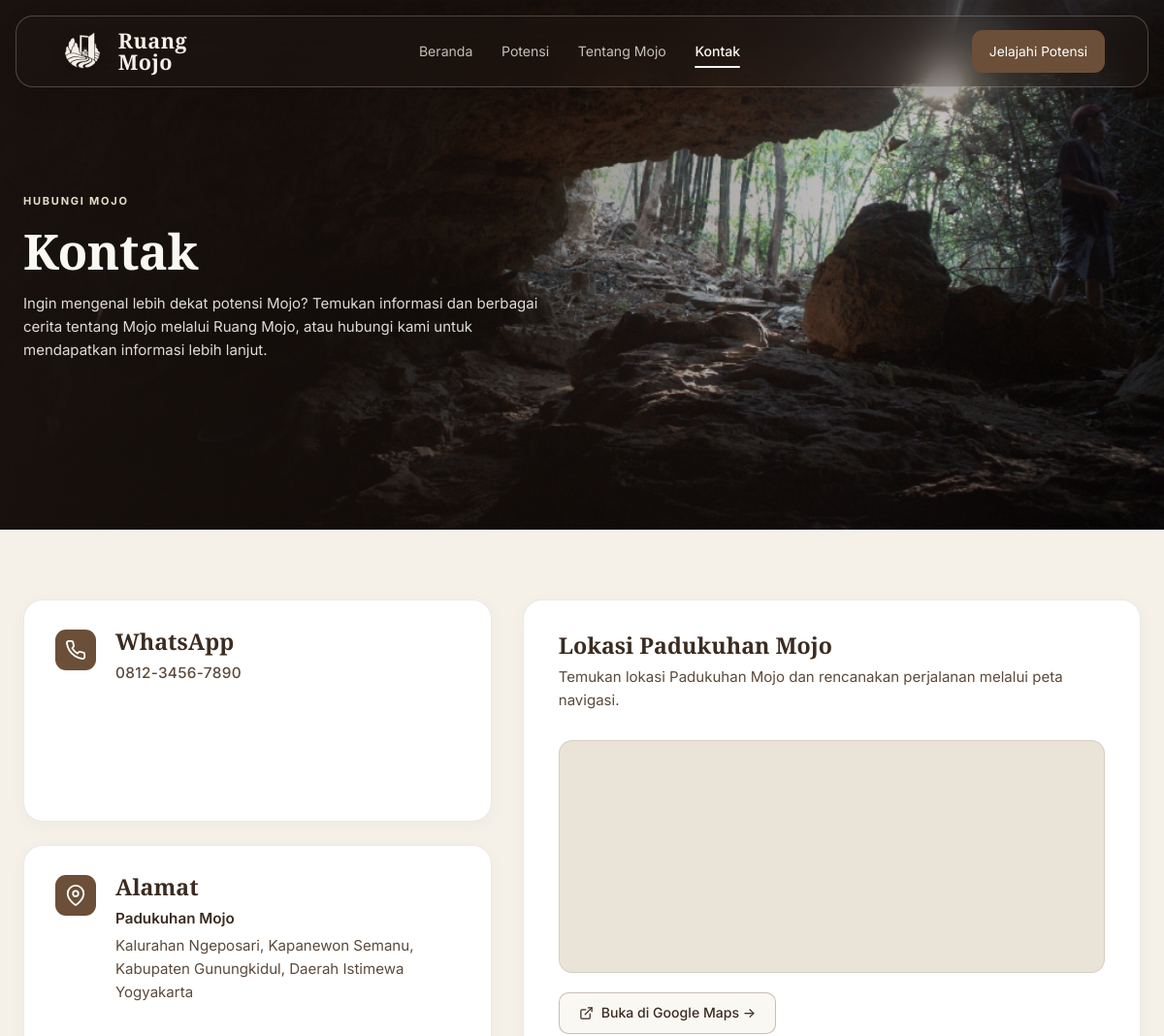
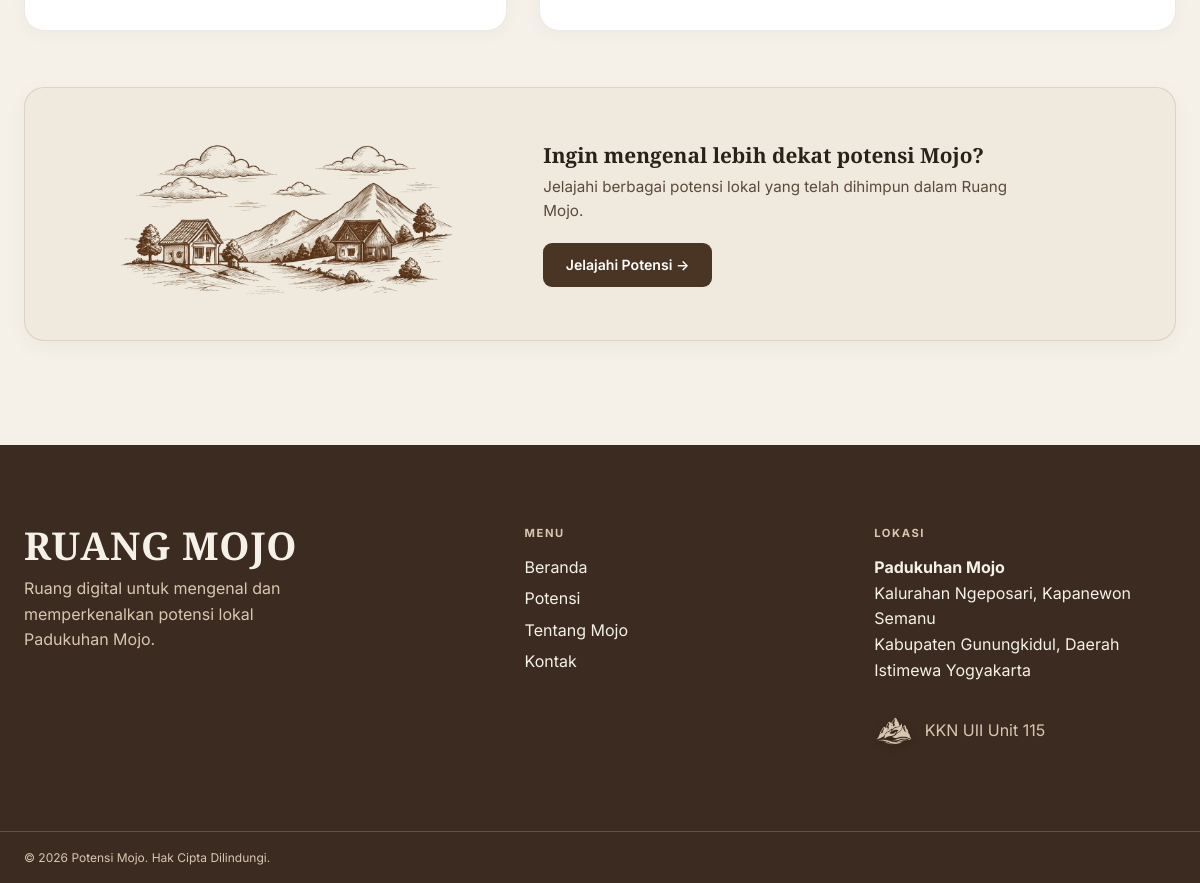
The page /kontak.php on the database its author committed (2 pictures, top to bottom).
### tables this page shows
CREATE TABLE IF NOT EXISTS kontak_info (
    id INT UNSIGNED AUTO_INCREMENT PRIMARY KEY,
    nama_padukuhan VARCHAR(150) NOT NULL DEFAULT 'Padukuhan Mojo',
    alamat TEXT NOT NULL,
    nama_pengelola VARCHAR(150) NULL,
    nomor_whatsapp VARCHAR(50) NULL,
    link_maps VARCHAR(500) NULL,
    deskripsi TEXT NULL,
    updated_at TIMESTAMP DEFAULT CURRENT_TIMESTAMP ON UPDATE CURRENT_TIMESTAMP
);

### includes/functions.php (called while the page is built, shortened)
<?php
function e(?string $value): string
{
    return htmlspecialchars($value ?? '', ENT_QUOTES, 'UTF-8');
}
function get_kontak_info(?PDO $pdo = null): array
{
    $default = [
        'nama_padukuhan' => 'Padukuhan Mojo',
        'alamat' => "Kalurahan Ngeposari, Kapanewon Semanu,\nKabupaten Gunungkidul, Daerah Istimewa Yogyakarta",
        'nama_pengelola' => 'Dukuh Mojo & Pengelola',
        'nomor_whatsapp' => '',
        'link_maps' => 'https://www.google.com/maps/search/?api=1&query=' . rawurlencode('Padukuhan Mojo, Ngeposari, Semanu, Gunungkidul, Yogyakarta'),
        'deskripsi' => 'Ingin mengenal lebih dekat potensi Mojo? Temukan informasi dan berbagai cerita tentang Mojo melalui Ruang Mojo, atau hubungi kami untuk mendapatkan informasi lebih lanjut.',
    ];
    try {
        $stmt = $pdo->query('SELECT * FROM kontak_info WHERE id = 1 LIMIT 1');
        $row = $stmt ? $stmt->fetch() : null;
        if ($row) {
            return [
                'nama_padukuhan' => trim((string)($row['nama_padukuhan'] ?? '')) ?: $default['nama_padukuhan'],
                'alamat' => trim((string)($row['alamat'] ?? '')) ?: $default['alamat'],
                'nama_pengelola' => trim((string)($row['nama_pengelola'] ?? '')),
                'nomor_whatsapp' => trim((string)($row['nomor_whatsapp'] ?? '')),
                'link_maps' => trim((string)($row['link_maps'] ?? '')),
                'deskripsi' => trim((string)($row['deskripsi'] ?? '')) ?: $default['deskripsi'],
            ];
        }
    } catch (Throwable $e) {
    }
    return $default;
}

### kontak.php (the view, shortened to what this page needs)
<?php
require_once __DIR__ . '/includes/functions.php';
$kontak = get_kontak_info($pdo);
$mapUrl = null;
if (!empty($kontak['link_maps'])) {
    $rawMap = trim((string)$kontak['link_maps']);
    if ($rawMap !== '') {
        $mapUrl = preg_match('~^https?://~i', $rawMap) ? $rawMap : 'https://' . $rawMap;
    }
}
$embedMapQuery = rawurlencode('Padukuhan Mojo, Ngeposari, Semanu, Gunungkidul');
if (!empty($kontak['alamat'])) {
    $embedMapQuery = rawurlencode(($kontak['nama_padukuhan'] ?? 'Padukuhan Mojo') . ', ' . str_replace(["\r", "\n"], ' ', $kontak['alamat']));
}
$embedSrc = "https://maps.google.com/maps?q={$embedMapQuery}&t=&z=14&ie=UTF8&iwloc=&output=embed";
$contactImage = 'public/images/kontak-mojo.jpg';
include __DIR__ . '/includes/header.php';
include __DIR__ . '/includes/navbar.php';
?>
<main class="public-site contact-page-wrapper">
  <section class="hero">
    <img src="<?= e($contactImage) ?>" alt="Kawasan Padukuhan Mojo" class="hero-image hero-image-contact" loading="eager">
    <div class="hero-content">
      <p class="hero-eyebrow">HUBUNGI MOJO</p>
      <h1 class="hero-title">Kontak</h1>
      <p class="hero-description"><?= !empty($kontak['deskripsi']) ? nl2br(e($kontak['deskripsi'])) : 'Ingin mengenal lebih dekat potensi Mojo?<br>Temukan informasi dan berbagai cerita tentang Mojo melalui Ruang Mojo, atau hubungi kami untuk mendapatkan informasi lebih lanjut.' ?></p>
    </div>
  </section>
  <section class="contact-body-section">
    <div class="container">
      <div class="contact-main-grid">
        <div class="contact-col-left">
          <div class="contact-module-card">
            <div class="contact-module-icon" aria-hidden="true">
            </div>
            <div class="contact-module-body">
              <h2 class="contact-module-title">WhatsApp</h2>
              <p class="contact-module-phone"><?= e($kontak['nomor_whatsapp'] ?: '0812-3456-7890') ?></p>
            </div>
          </div>
          <div class="contact-module-card">
            <div class="contact-module-icon" aria-hidden="true">
              <svg width="22" height="22" viewBox="0 0 24 24" fill="none" stroke="currentColor" stroke-width="2" stroke-linecap="round" stroke-linejoin="round">
                <path d="M21 10c0 7-9 13-9 13s-9-6-9-13a9 9 0 0 1 18 0z"></path>
                <circle cx="12" cy="10" r="3"></circle>
              </svg>
            </div>
            <div class="contact-module-body">
              <h2 class="contact-module-title">Alamat</h2>
              <div class="contact-module-text">
                <p class="contact-address-lead"><?= e($kontak['nama_padukuhan'] ?: 'Padukuhan Mojo') ?></p>
                <p class="contact-address-lines"><?= nl2br(e($kontak['alamat'] ?: "Kalurahan Ngeposari, Kapanewon Semanu,\nKabupaten Gunungkidul,\nDaerah Istimewa Yogyakarta")) ?></p>
              </div>
            </div>
          </div>
        </div>
        <div class="contact-col-right">
          <div class="contact-location-card">
            <div class="contact-location-header">
              <h2 class="contact-location-title">Lokasi Padukuhan Mojo</h2>
              <p class="contact-location-desc">Temukan lokasi Padukuhan Mojo dan rencanakan perjalanan melalui peta navigasi.</p>
            </div>
            <div class="contact-map-frame">
              <iframe
                class="contact-map-iframe"
                title="Peta Lokasi Padukuhan Mojo"
                loading="lazy"
                allowfullscreen
                src="<?= e($embedSrc) ?>">
              </iframe>
            </div>
            <?php if ($mapUrl): ?>
              <div class="contact-location-action">
                <a class="btn-map-outline" href="<?= e($mapUrl) ?>" target="_blank" rel="noopener">
                  <span>Buka di Google Maps &rarr;</span>
                </a>
              </div>
            <?php endif; ?>
          </div>
        </div>
      </div>
      <div class="contact-cta-card">
        <div class="contact-cta-illustration">
          <img src="assets/images/cta-potensi-mojo.png" alt="Ilustrasi Pedesaan Padukuhan Mojo" class="village-illustration" loading="lazy" width="480" height="240">
        </div>
        <div class="contact-cta-content-side">
          <h2 class="contact-cta-card-title">Ingin mengenal lebih dekat potensi Mojo?</h2>
          <p class="contact-cta-card-desc">Jelajahi berbagai potensi lokal yang telah dihimpun dalam Ruang Mojo.</p>
          <a class="btn-cta-explore" href="potensi.php">
            <span>Jelajahi Potensi &rarr;</span>
          </a>
        </div>
      </div>
    </div>
  </section>
</main>
<?php include __DIR__ . '/includes/footer.php'; ?>

### rows shown on the page
kontak_info: deskripsi "Ingin mengenal lebih dekat potensi Mojo? Temukan informasi dan berbagai cerita tentang Mojo melalui Ruang Mojo, atau hubungi kami untuk mendapatkan informasi lebih lanjut.", nomor_whatsapp "0812-3456-7890", nama_padukuhan "Padukuhan Mojo", alamat "Kalurahan Ngeposari, Kapanewon Semanu, Kabupaten Gunungkidul, Daerah Istimewa Yogyakarta"
